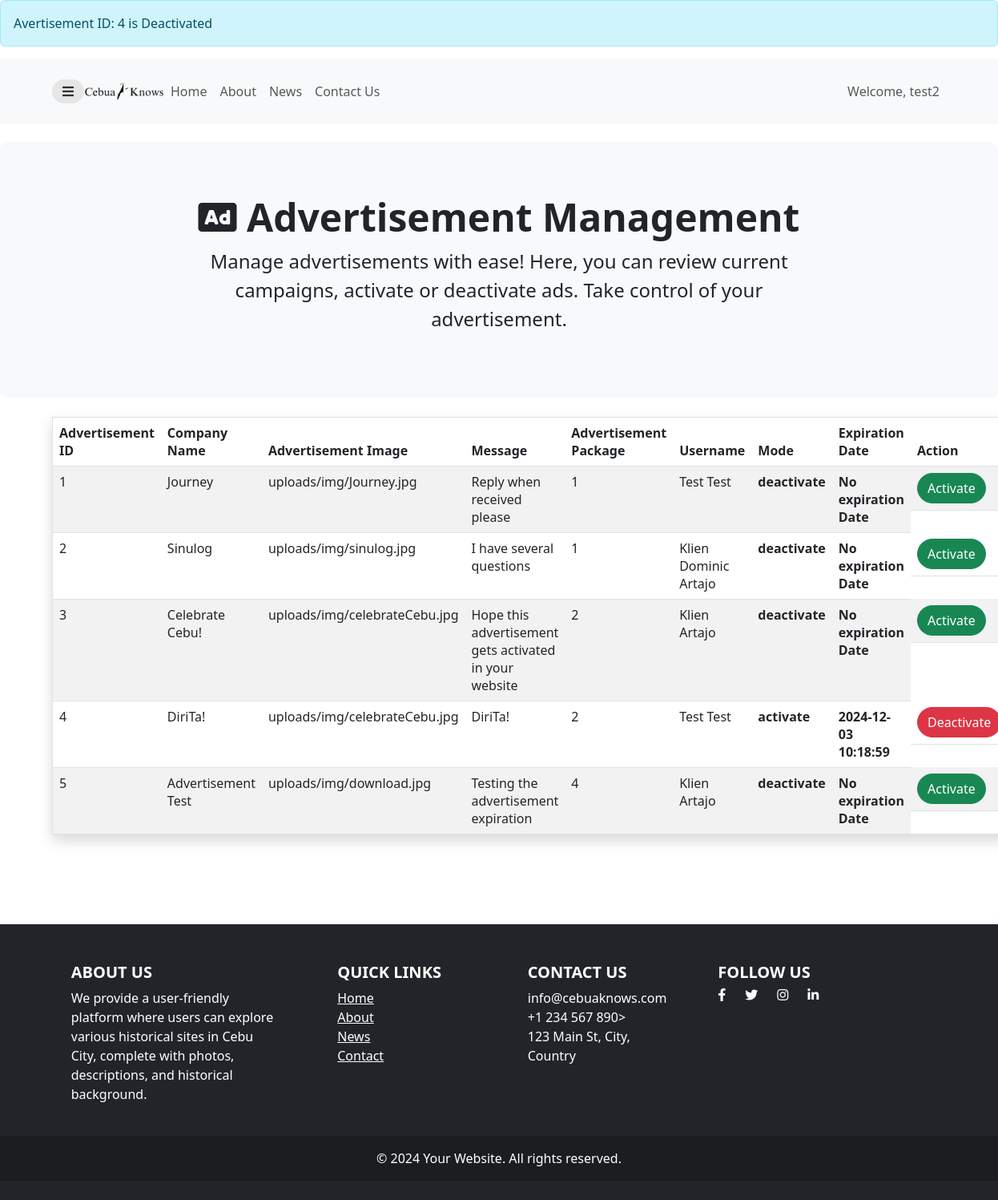
Screenshot of /advertisementManagement.php (signed in) with the database file from the repository.
### tables this page shows
CREATE TABLE `advertisement` (
  `advertisement_id` int(11) NOT NULL,
  `company_name` varchar(50) NOT NULL,
  `advertisement_image` varchar(40) DEFAULT NULL,
  `gmail_message` varchar(255) NOT NULL,
  `advertisement_package` int(11) NOT NULL,
  `mode` varchar(10) NOT NULL DEFAULT 'deactivate',
  `user_id` int(11) DEFAULT NULL,
  `created_at` datetime NOT NULL DEFAULT current_timestamp(),
  `expiration_date` datetime NOT NULL,
  `updated_at` datetime NOT NULL DEFAULT current_timestamp()
);

CREATE TABLE `users` (
  `user_id` int(11) NOT NULL,
  `username` varchar(50) NOT NULL,
  `email` varchar(50) NOT NULL,
  `password` varchar(60) NOT NULL,
  `confirm_password` varchar(50) NOT NULL,
  `firstname` varchar(20) NOT NULL,
  `lastname` varchar(20) NOT NULL,
  `bio` varchar(255) NOT NULL,
  `mobile` varchar(15) NOT NULL,
  `address` varchar(60) NOT NULL,
  `profile_picture` varchar(60) NOT NULL,
  `role` varchar(25) NOT NULL DEFAULT 'Learner'
);

### advertisementManagement.php (the view, shortened to what this page needs)
<?php
	include "connection.php";
	if(!empty($_SESSION["id"])){
		$id = $_SESSION["id"];
		$result = mysqli_query($conn, "SELECT * FROM users WHERE user_id = '$id' ");
		$row = mysqli_fetch_assoc($result);
	}else{
		header("Location: login.php");
		exit();
	}
	$mode_stmt = $conn->prepare("Select * from advertisement where mode = 'activate'");
	$mode_stmt->execute();
	$mode_result = $mode_stmt->get_result();
	if($mode_result->num_rows > 0){
        $current_date = date('Y-m-d H:i:s');
		while($mode_row = mysqli_fetch_assoc($mode_result)){
			if(strtotime($mode_row['expiration_date']) < $current_date){
				$stmt = $conn->prepare("UPDATE advertisement SET mode = 'deactivate'");
				$result = $stmt->execute();
				if($result){
					echo '<div class="alert alert-info" role="alert">Avertisement ID: '.$mode_row['advertisement_id'].' is Deactivated</div>';
				}else{
					echo 'did not work';
				}
			}
		}
	}
?>
<!DOCTYPE html>
<html lang="en">
    <head>
		<link rel="stylesheet" href="https://cdnjs.cloudflare.com/ajax/libs/twitter-bootstrap/5.3.0/css/bootstrap.min.css"/>
		<link rel="stylesheet" href="https://cdn.datatables.net/2.1.8/css/dataTables.bootstrap5.css"/>
		<link rel="stylesheet" href="https://cdn.datatables.net/responsive/3.0.3/css/responsive.bootstrap5.css"/>
		<link href="https://cdnjs.cloudflare.com/ajax/libs/font-awesome/5.15.1/css/all.min.css" rel="stylesheet" />
    </head>
    <body>
		<div class="page">
				<nav class="navbar navbar-expand-lg navbar-light bg-light">
					<div class="container">
						<button id="sidebarToggle" class="btn sidebarToggle">
							<i class="fas fa-bars"></i>
						</button>
						<div class="collapse navbar-collapse" id="navbarNav">
						<a href="dashboard-admin.php"><img src="img/land-img/logo.png" alt="Logo" width="100" height="100"></a>
							<ul class="navbar-nav me-auto">
								<li class="nav-item"><a class="nav-link" href="dashboard-admin.php">Home</a></li>
								<li class="nav-item"><a class="nav-link" href="about-admin.php">About</a></li>
								<li class="nav-item"><a class="nav-link" href="news-admin.php">News</a></li>
								<li class="nav-item"><a class="nav-link" href="contact-admin.php">Contact Us</a></li>
							</ul>
							<ul class="navbar-nav ms-auto">
								<li class="nav-item"><p class="nav-link" style="margin:0;">Welcome, <?php echo $row["username"]; ?></p></li>
							</ul>
						</div>
					</div>
				</nav>
		</div>
		 <br>
		<div class="p-3 mb-4 bg-light rounded-3">
		  <div class="container-fluid py-5 text-center">
			<h1 class="display-5 fw-bold"><i class="fas fa-ad"></i> Advertisement Management</h1>
			<p class="col-md-8 fs-4 mx-auto">
			  Manage advertisements with ease! Here, you can review current campaigns,
			  activate or deactivate ads.
			  Take control of your advertisement.
			</p>
		  </div>
		</div>
		<div class="container">
			<table id="example" class="table table-striped nowrap border shadow" style="width:100%">
				<thead>
					<tr>
						<th>Advertisement ID</th>
						<th>Company Name</th>
						<th>Advertisement Image</th>
						<th>Message</th>
						<th>Advertisement Package</th>
						<th>Username</th>
						<th>Mode</th>
						<th>Expiration Date</th>
						<th>Action</th>
					</tr>
				</thead>
				<tbody>
					<?php
						$sql = "select * from advertisement INNER JOIN users ON advertisement.user_id = users.user_id";
						$result = mysqli_query($conn, $sql);
						if ($result) {
							while ($row = mysqli_fetch_assoc($result)) {
								echo '
									<tr>
										<td>' . $row['advertisement_id'] . '</td>
										<td>' . $row['company_name'] . '</td>
										<td>' . $row['advertisement_image'] . '</td>
										<td>' . $row['gmail_message'] . '</td>
										<td>' . $row['advertisement_package'] . '</td>
										<td>' . $row['firstname'] . ' '.$row['lastname'] .'</td>
										<td class="'.$row['mode'].'">' . $row['mode'] . '</td>';
										if($row['mode'] == 'activate'){
										echo '<td class="'.$row['mode'].'">' . $row['expiration_date'] . '</td>';
										}else{
											echo '<td class="'.$row['mode'].'">No expiration Date</td>';
										}
								echo    '<td style="display:flex;">';
								if ($row['mode'] == 'activate') {
									echo '<a id="activate-btn" name="activate-btn" href="advertisementManagement.php?deadvertisement_id=' . $row['advertisement_id'] . '" class="btn btn-danger rounded-pill" style="text-decoration:none;color:white;">Deactivate</a>';
								} else {
									echo '<a id="activate-btn" name="activate-btn" href="advertisementManagement.php?advertisement_id=' . $row['advertisement_id'] . '" class="btn btn-success rounded-pill" style="text-decoration:none;color:white;">Activate</a>';
								}
								echo '
										</td>
									</tr>
								';
							}
						}
						?>
				</tbody>
			</table>
	</div>
		<br>
		<br>
		<br>
		<br>
		<footer class="bg-dark text-white pt-5 pb-4">
			<div class="container text-center text-md-start">
				<div class="row text-center text-md-start">
					<div class="col-md-3 col-lg-3 col-xl-3 mx-auto mb-4">
						<h5 class="text-uppercase fw-bold">About Us</h5>
						<p>We provide a user-friendly platform where users can explore various historical sites in Cebu City, complete with photos, descriptions, and historical background.</p>
					</div>
					<div class="col-md-2 col-lg-2 col-xl-2 mx-auto mb-4">
						<h5 class="text-uppercase fw-bold">Quick Links</h5>
						<ul class="list-unstyled">
							<li><a href="dashboard-admin.php" class="text-white ">Home</a></li>
							<li><a href="about-admin.php" class="text-white ">About</a></li>
							<li><a href="news-admin.php" class="text-white ">News</a></li>
							<li><a href="contact-admin.php" class="text-white ">Contact</a></li>
						</ul>
					</div>
					<div class="col-md-3 col-lg-2 col-xl-2 mx-auto mb-4">
						<h5 class="text-uppercase fw-bold">Contact Us</h5>
						<ul class="list-unstyled">
							<li>info@cebuaknows.com</li>
							<li>+1 234 567 890></li>
							<li>123 Main St, City, Country</li>
						</ul>
					</div>
					<div class="col-md-4 col-lg-3 col-xl-3 mx-auto mb-md-0 mb-4">
						<h5 class="text-uppercase fw-bold">Follow Us</h5>
						<div class="d-flex justify-content-start">
							<a href="#" class="text-white me-4"><i class="fab fa-facebook-f"></i></a>
							<a href="#" class="text-white me-4"><i class="fab fa-twitter"></i></a>
							<a href="#" class="text-white me-4"><i class="fab fa-instagram"></i></a>
							<a href="#" class="text-white"><i class="fab fa-linkedin-in"></i></a>
						</div>
					</div>
				</div>
			</div>
			<div class="text-center p-3" style="background-color: rgba(0, 0, 0, 0.2);">
				© 2024 Your Website. All rights reserved.
			</div>
		</footer>
    </body>
</html>

### advertisementManagement.php (style rules this page uses)
.sidebarToggle { font-size: 16px; color: rgba(0, 0, 0, 0.8); z-index: 999; background-color: #e6e6e6; transition: all 0.3s ease; border-radius: 50px; }
.navbar { width:100%; height:10vh; }
.activate { font-weight:bolder; color: green; }
.deactivate { font-weight:bolder; color: red; }

### rows the page displays
advertisement: advertisement_id "4", company_name "DiriTa!", advertisement_image "uploads/img/celebrateCebu.jpg", gmail_message "DiriTa!", advertisement_package "2", user.firstname "Test", user.lastname "Test", mode "activate", expiration_date "2024-12-03 10:18:59"
users: username "test2"
advertisement: advertisement_id "1", company_name "Journey", advertisement_image "uploads/img/Journey.jpg", gmail_message "Reply when received please", advertisement_package "1", user.firstname "Test", user.lastname "Test", mode "deactivate"
advertisement: advertisement_id "2", company_name "Sinulog", advertisement_image "uploads/img/sinulog.jpg", gmail_message "I have several questions", advertisement_package "1", user.firstname "Klien Dominic", user.lastname "Artajo", mode "deactivate"
advertisement: advertisement_id "3", company_name "Celebrate Cebu!", advertisement_image "uploads/img/celebrateCebu.jpg", gmail_message "Hope this advertisement gets activated in your website", advertisement_package "2", user.firstname "Klien", user.lastname "Artajo", mode "deactivate"
advertisement: advertisement_id "5", company_name "Advertisement Test", advertisement_image "uploads/img/download.jpg", gmail_message "Testing the advertisement expiration", advertisement_package "4", user.firstname "Klien", user.lastname "Artajo", mode "deactivate"
